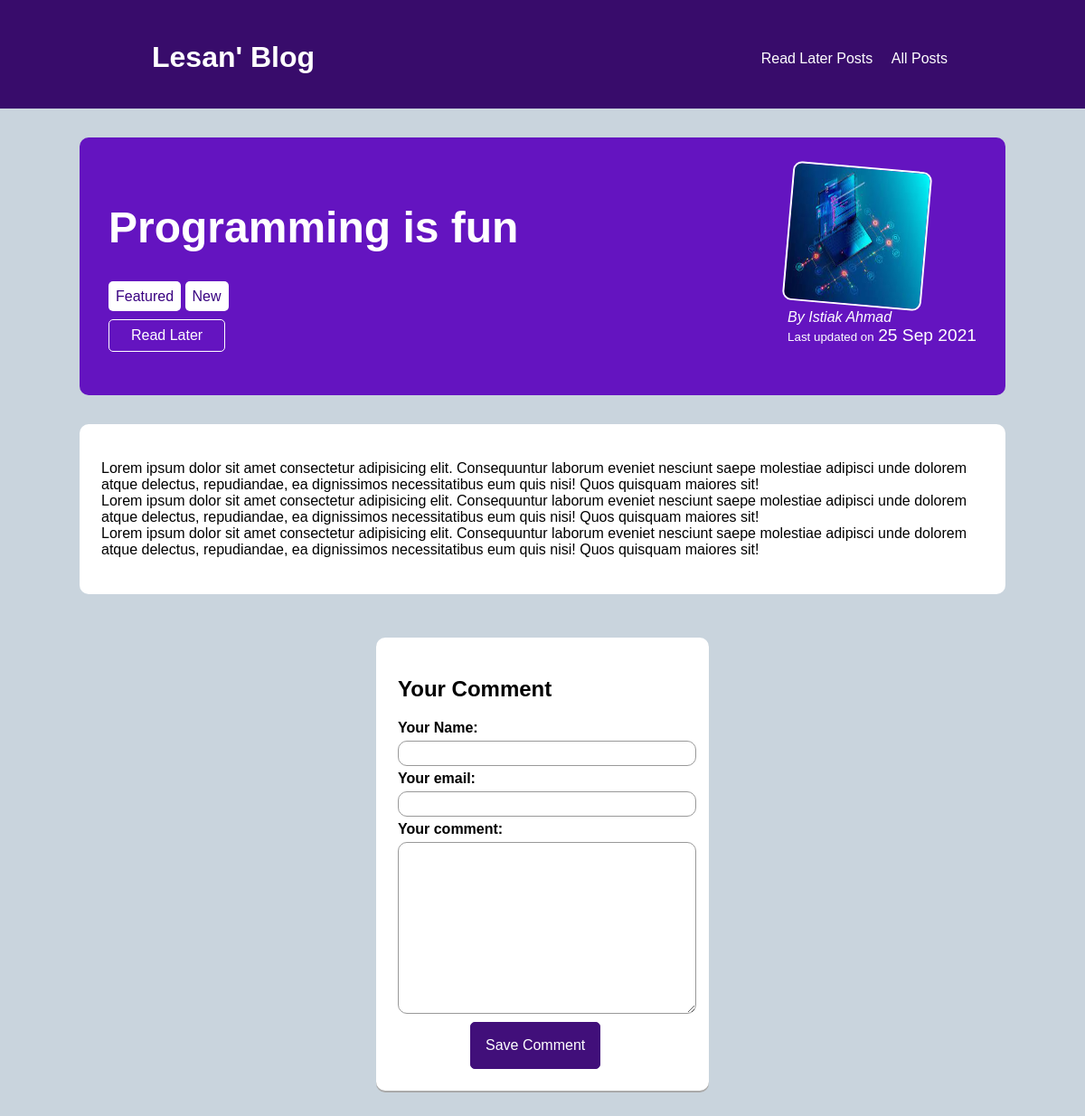
The page /programming-is-fun on the database its author committed.
### blog/models.py (models this page shows, shortened)
class Post(models.Model):
    title = models.CharField(max_length=100)
    excerpt = models.CharField(max_length=1000)
    image = models.ImageField(upload_to="post-images", null=True)
    date = models.DateField(blank=True, null=True, auto_now=True, auto_now_add=False)
    slug = models.SlugField(unique=True) # if we add unique=true, don't nee {{db_index}}
    content = models.TextField() # screen shot -------------
    author = models.ForeignKey(Author, null=True, on_delete=models.SET_NULL, related_name="posts")
    tags = models.ManyToManyField(Tag, blank=True)
    class Meta:
        ordering = ['-date']
        verbose_name_plural = "Post"

class Tag(models.Model):
    caption = models.CharField(max_length=20)

class Author(models.Model):
    first_name = models.CharField(max_length=100)
    last_name = models.CharField(max_length=100)
    email = models.EmailField()
    class Meta:
        verbose_name_plural = "Author"
    def __str__(self):
        return f"{self.first_name} {self.last_name}"

### blog/views.py (the view, shortened to what this page needs)
# urls.py: path("<slug:slug>", views.PostDetailView.as_view(), name="post-detail"),
class PostDetailView(View):
    def is_stored_post(self, post_id):
        stored_posts = self.request.session.get("stored_posts")
        if stored_posts:
            is_stored = post_id in stored_posts
        else:
            is_stored = False
        return is_stored
    def get(self, request, slug):
        post_obj = get_object_or_404(Post, slug=slug)
        context = {
            "post" : post_obj,
            "is_stored" : self.is_stored_post(post_obj.id),
            "comments" : post_obj.comments.all().order_by("-id"),
            "post_tags" : post_obj.tags.all(),
            "comment_form" : CommentForm()
        }
        return render(request, "blog/post-detail.html", context)

### blog/forms.py
class CommentForm(forms.ModelForm):
    class Meta:
        model = Comment
        exclude = ["post"]
        labels = {
            "user_name" : "Your Name",
            "email" : "Your email",
            "text" : "Your comment"
        }

### blog/templates/blog/post-detail.html (shortened to what this page needs)
{% extends 'base.html' %}
{% load static %}
{% block css_page %}
    <link rel="stylesheet" href="{% static "blog/post-detail.css" %}">
{% endblock %}
{% block content %}
    <section class="summary">
        <div class="left-title">
            <h2>{{post.title}}</h2>
            <div>
                {% for tag in post_tags %}
                    <span id="tag">{{tag.caption}}</span>
                {% endfor %}
            </div>
            <div id="read_later">
                <form action="{% url "read-later" %}" method="post">
                    <button type="submit">
                        {% if is_stored %}
                            Remove From "Read Later" Lists
                        {% else %}
                            Read Later
                        {% endif %}
                    </button>
                </form>
            </div>
        </div>
        <div class="right-title">
            <img src="{{ post.image.url }}" alt="post-title">
            <address>By <a href="mailto:{{post.author.email}}">{{post.author}}</a></address>
            <div>
                <small>Last updated on</small> <big>{{post.date|date:"d M Y"}}</big>
            </div>
        </div>
    </section>
    <section id="article">
        {{ post.content|linebreaks  }}
    </section>
    <div id="comment-form">
        <h2>Your Comment</h2>
        <form action="{% url "post-detail" post.slug %}" method="post">
            {% for field in comment_form %}
                <div class="form-control">
                    {{field.label_tag}}
                    {{field}}
                </div>
            {% endfor %}
            <button type="submit">Save Comment</button>
        </form>
    </div>
{% endblock %}

### static/base.css (style rules this page uses)
body { font-family: sans-serif; background-color: rgb(201, 212, 221); }

### blog/static/blog/post-detail.css (style rules this page uses)
.summary, article { margin: 2rem 5rem; padding: 2rem; border-radius: 10px; }
.summary { display: flex; flex-direction: row; flex-wrap: wrap; justify-content: space-between; color: white; background-color: rgb(100, 20, 192); }
.summary > .left-title > h2 { margin: 2.5rem 0 1 rem; font-size: 3rem; }
#tag { padding: 0.5rem; background-color: white; color: #390281; border-radius: 5px; }
#read_later { margin: 1rem auto; }
#read_later button { background-color: transparent; border: 1px solid white; color: white; font: inherit; padding: 0.5rem 1.5rem; border-radius: 5px; cursor: pointer; }
.summary > .right-title > img { width: 150px; height: 150px; transform: rotateZ(5deg); border: 2.5px solid white; border-radius: 10px; }
.summary a { color: white; text-decoration: none; }
#article { margin: 1rem 5rem auto; padding: 1.5rem; max-height: 10rem; border-radius: 10px; background-color: white; }
#comment-form { margin: 3rem auto; padding: 1.5rem; border-radius: 10px; max-width: 20rem; background-color: white; box-shadow: 0 2px #aaaaaa; }
#comment-form button { margin: auto 5rem; padding: 1rem; border-radius: 5px; font-size: 1rem; color: white; background-color: rgb(65, 15, 122); border: 1px solid rgb(65, 15, 122); }
.form-control label { font-weight: bold; display: block; margin-bottom: 5px; }
.form-control input, .form-control textarea { width: 100%; padding: 0.25rem; margin-bottom: 5px; font: inherit; border-radius: 10px; border: 1px solid #999999; }

### rows shown on the page
Post: title "Programming is fun", image (picture), author "Istiak Ahmad", date "25 Sep 2021", content "Lorem ipsum dolor sit amet consectetur adipisicing elit. Consequuntur laborum eveniet nesciunt saepe molestiae adipisci unde dolorem atque delectus, repudiandae, ea dignissimos necessitatibus eum quis nisi! Quos quisquam maiores sit! Lorem ipsum dolor sit amet consectetur adipisicing elit. Consequuntur laborum eveniet nesciunt saepe molestiae adipisci unde dolorem atque delectus, repudiandae, ea dignissimos necessitatibus eum quis nisi! Quos quisquam maiores sit! Lorem ipsum dolor sit amet consectetur adipisicing elit. Consequuntur laborum eveniet nesciunt saepe molestiae adipisci unde dolorem atque delectus, repudiandae, ea dignissimos necessitatibus eum quis nisi! Quos quisquam maiores…"
Tag: caption "Featured"
Tag: caption "New"

### other values the page prints
{{ field.label_tag }} "Your Name:" "Your email:" "Your comment:"
